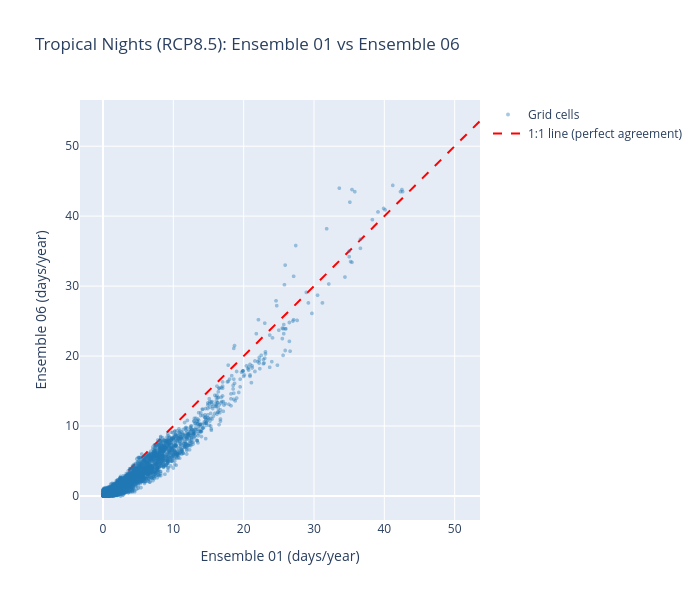
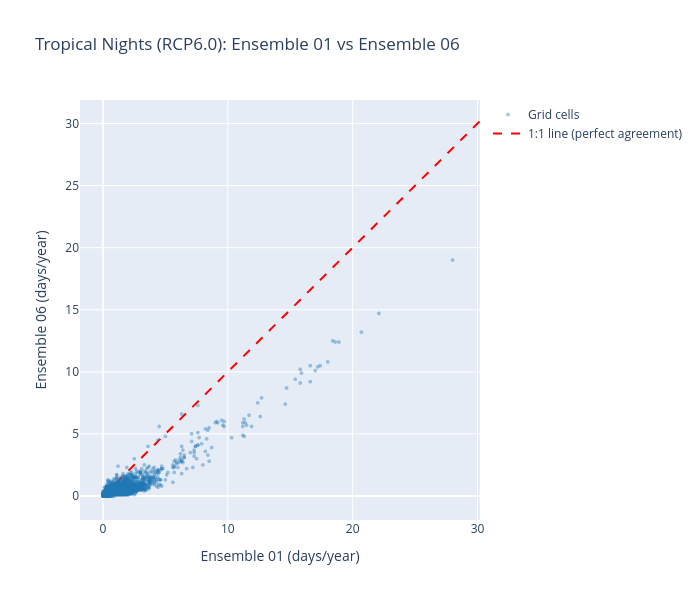

The code cell stored with these charts, in order, in its notebook:
### Markdown cell above
## Distribution Analysis: Tropical Nights

Comparing ensemble scatter and value vs difference patterns across both RCP scenarios.

### Code cell
# Scatter plot: Ensemble 01 vs Ensemble 06 for both RCP scenarios
print("RCP8.5:")
fig_scatter_85 = plot_ensemble_scatter(tropical_nights_01_85, tropical_nights_06_85, 
                                        var_name='variable', metric_name='Tropical Nights (RCP8.5)')
fig_scatter_85.show()

print("\nRCP6.0:")
fig_scatter_60 = plot_ensemble_scatter(tropical_nights_01_60, tropical_nights_06_60, 
                                        var_name='variable', metric_name='Tropical Nights (RCP6.0)')
fig_scatter_60.show()

### Figure 1 — Plotly figure (JSON) as saved in the notebook; plotly's stock layout.template omitted (floating-point values rounded to 4 significant figures; data arrays with more than 128 entries replaced by an {"elided": "..."} marker saying what was removed)
{"data": [{"hovertemplate": "Ensemble 01: %{x:.2f}<br>Ensemble 06: %{y:.2f}<extra></extra>", "marker": {"color": "#1f77b4", "opacity": 0.4, "size": 4}, "mode": "markers", "name": "Grid cells", "type": "scattergl", "x": {"elided": "10000 float values"}, "y": {"elided": "10000 float values"}}, {"line": {"color": "red", "dash": "dash", "width": 2}, "mode": "lines", "name": "1:1 line (perfect agreement)", "type": "scatter", "x": [0, 53.6], "y": [0, 53.6]}], "layout": {"height": 600, "showlegend": true, "title": {"text": "Tropical Nights (RCP8.5): Ensemble 01 vs Ensemble 06"}, "width": 700, "xaxis": {"title": {"text": "Ensemble 01 (days/year)"}}, "yaxis": {"title": {"text": "Ensemble 06 (days/year)"}}}}

### Figure 2 — Plotly figure (JSON) as saved in the notebook; plotly's stock layout.template omitted (floating-point values rounded to 4 significant figures; data arrays with more than 128 entries replaced by an {"elided": "..."} marker saying what was removed)
{"data": [{"hovertemplate": "Ensemble 01: %{x:.2f}<br>Ensemble 06: %{y:.2f}<extra></extra>", "marker": {"color": "#1f77b4", "opacity": 0.4, "size": 4}, "mode": "markers", "name": "Grid cells", "type": "scattergl", "x": {"elided": "10000 float values"}, "y": {"elided": "10000 float values"}}, {"line": {"color": "red", "dash": "dash", "width": 2}, "mode": "lines", "name": "1:1 line (perfect agreement)", "type": "scatter", "x": [0, 30.2], "y": [0, 30.2]}], "layout": {"height": 600, "showlegend": true, "title": {"text": "Tropical Nights (RCP6.0): Ensemble 01 vs Ensemble 06"}, "width": 700, "xaxis": {"title": {"text": "Ensemble 01 (days/year)"}}, "yaxis": {"title": {"text": "Ensemble 06 (days/year)"}}}}
